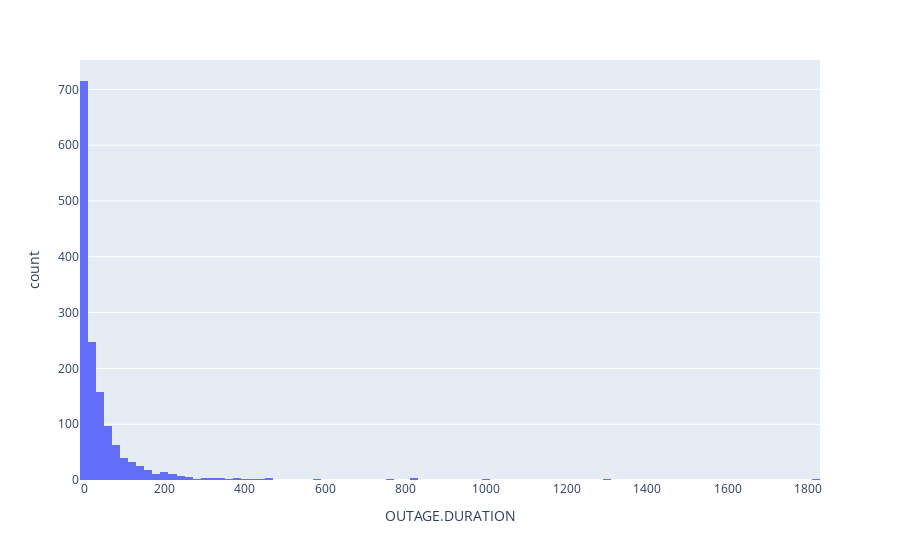

The notebook cell saved with this chart:
### Markdown cell above
## Univariate Analysis

### Code cell
fig = px.histogram(clean_power_outages_df, x='OUTAGE.DURATION')
fig

### Figure 1 — Plotly figure (JSON) as saved in the notebook; plotly's stock layout.template omitted (floating-point values rounded to 4 significant figures; data arrays with more than 128 entries replaced by an {"elided": "..."} marker saying what was removed)
{"data": [{"alignmentgroup": "True", "bingroup": "x", "hovertemplate": "OUTAGE.DURATION=%{x}<br>count=%{y}<extra></extra>", "legendgroup": "", "marker": {"color": "#636efa", "pattern": {"shape": ""}}, "name": "", "offsetgroup": "", "orientation": "v", "showlegend": false, "type": "histogram", "x": {"elided": "1534 float values"}, "xaxis": "x", "yaxis": "y"}], "layout": {"barmode": "relative", "legend": {"tracegroupgap": 0}, "margin": {"t": 60}, "xaxis": {"anchor": "y", "domain": [0, 1], "title": {"text": "OUTAGE.DURATION"}}, "yaxis": {"anchor": "x", "domain": [0, 1], "title": {"text": "count"}}}}
